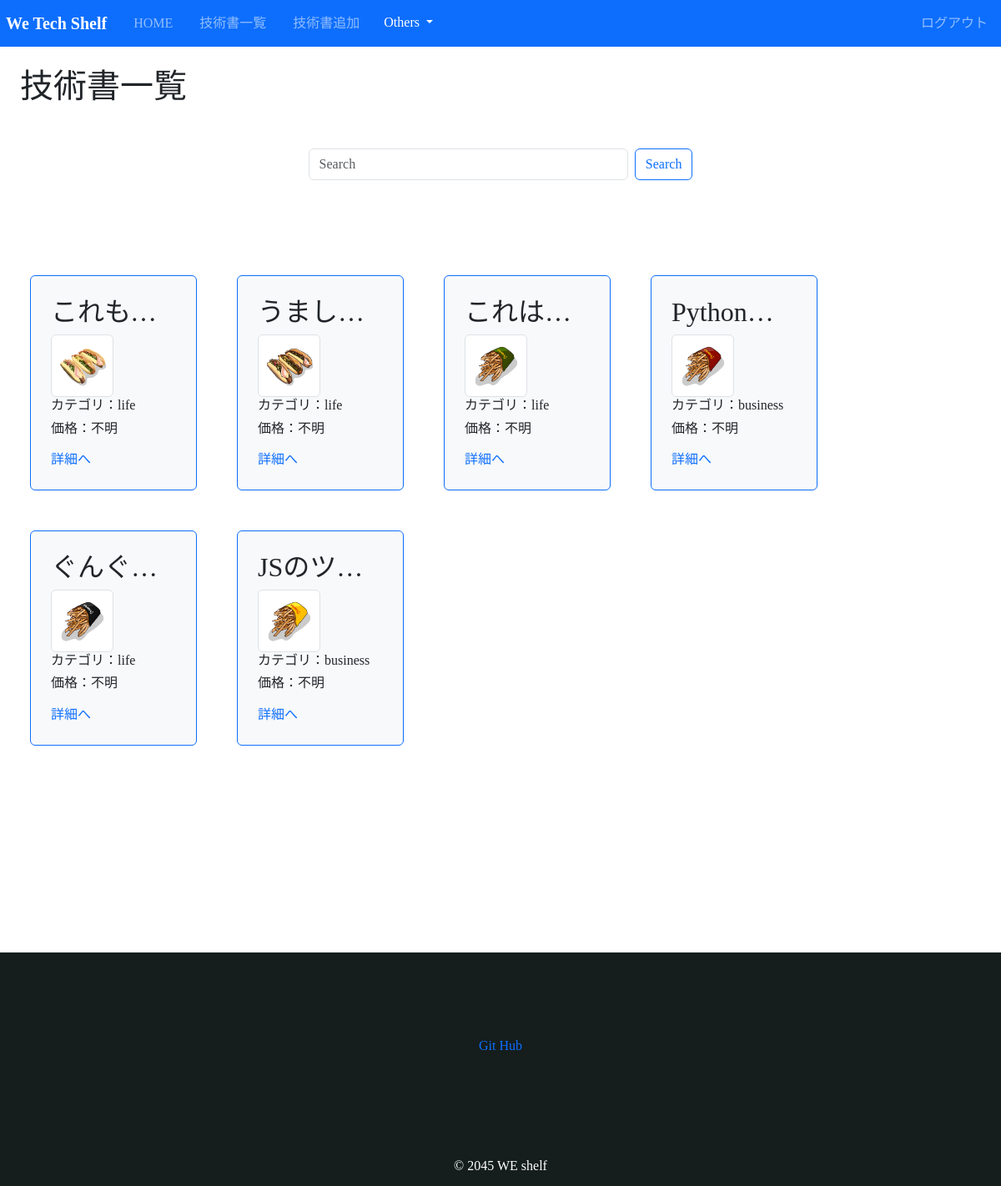
The page /book/ (signed in) on the database as committed earlier.
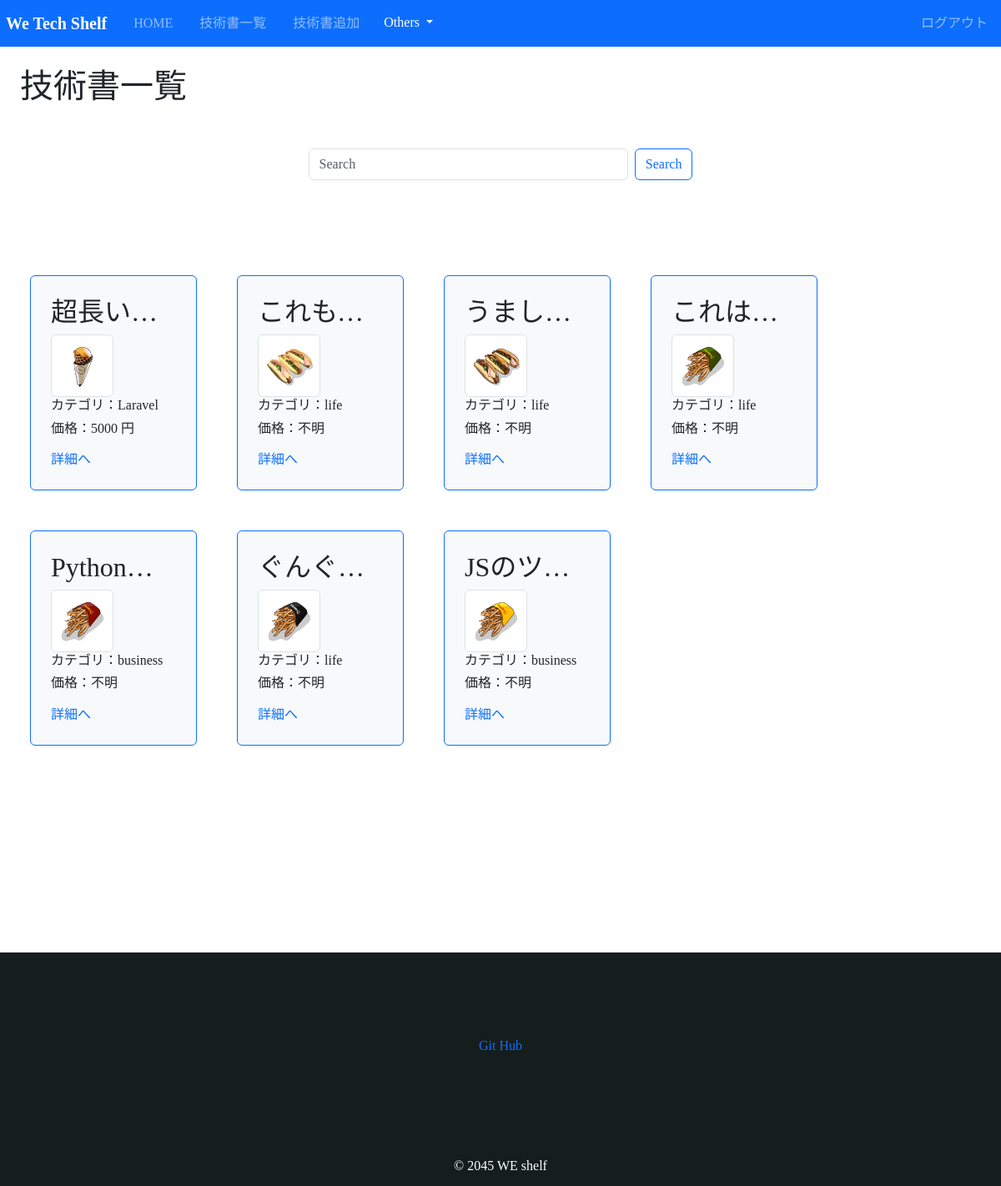
The same page on the database as committed later.
### book/models.py (models this page shows, shortened)
class Book(models.Model):
    title = models.CharField(max_length=100)
    text = models.TextField()
    thumbnail = models.ImageField(null=True, blank=True)
    category = models.CharField(max_length=100, choices=CATEGORY)
    user = models.ForeignKey('auth.User', on_delete=models.CASCADE)
    price = models.IntegerField(null=True, blank=True)
    url = models.URLField(null=True, blank=True)

### book/views.py (the view)
# urls.py: path('book/', views.ListBookView.as_view(), name = 'list-book'),
class ListBookView(LoginRequiredMixin, ListView):                   #database使う時はListViewを使う
    template_name = 'book/book_list.html'
    model = Book                                #model = Book でBookモデルを使うことを指定している
    def get_queryset(self, **kwargs):                    #検索機能（カテゴリもOK+split）
        queryset = super().get_queryset(**kwargs)
        query = self.request.GET
        if q := query.get('q'):
            keywords = q.split()  # スペースでキーワードを分割
            query_filter = Q()
            for keyword in keywords:
                query_filter |= Q(title__icontains=keyword) | Q(category__icontains=keyword)
            queryset = queryset.filter(query_filter)
        return queryset.order_by('-id')

### book/templates/book/book_list.html (shortened to what this page needs)
{% extends 'base.html' %}
{% block h1 %}技術書一覧{% endblock h1 %}
{% block content %}
<div class="search">
    <form class="d-flex" action="{% url 'list-book' %}" method="get">
        <input name="q" class="form-control me-2" type="search" placeholder="Search" aria-label="Search">
        <button class="btn btn-outline-primary" type="submit">Search</button>
    </form>
</div>
<div class="row neworder">
    {% for item in object_list %}
    <div class="p-4 m-4 bg-light border border-primary rounded disp1 item">
        <h2 class="text-dark text-truncate">{{ item.title }}</h2>
        <img src="{{ item.thumbnail.url }}" class="img-thumbnail disp1" alt="thumbnail">
        <h6 >カテゴリ：{{ item.category }}</h6>
        {% if item.price == Null%}
        <h6>価格：不明</h6>
        {% else %}
        <h6>価格：{{ item.price }} 円</h6>
        {% endif %}
        <div class="mt-3">
            <a href="{% url 'detail-book' item.pk %}">詳細へ</a>
        </div>
    </div>
    {% endfor %}
</div>
{% endblock content %}

### templates/base.html (shortened to what this page needs)
{% load static %}
<!DOCTYPE html>
<html lang="ja">
<head>
    <link href="https://cdn.jsdelivr.net/npm/bootstrap@5.3.0/dist/css/bootstrap.min.css" rel="stylesheet">
    <link rel="stylesheet" href="https://cdnjs.cloudflare.com/ajax/libs/font-awesome/6.0.0-beta3/css/all.min.css">
    <link rel="stylesheet" type="text/css" href="{% static 'css/style.css' %}">
</head>
<body>
    <nav class = "navbar navbar-dark sticky-top bg-primary" >
        <div class="navbar-nav d-flex flex-row">
            <a class="navbar-brand icontext" href="#">We Tech Shelf</a>
            <a class="nav-link mx-3 highlight-text" href="{% url 'index' %}">HOME</a>
            <a class="nav-link mx-3 highlight-text" href="{% url 'list-book' %}">技術書一覧</a>
            <a class="nav-link mx-3 highlight-text" href="{% url 'create-book' %}">技術書追加</a>
            <div class="dropdown">
                <button class="btn btn-primary dropdown-toggle" type="button" data-bs-toggle="dropdown" aria-expanded="false">
                  Others
                </button>
            </div>
        </div>
        <div class="navbar-nav d-flex flex-row">
            {% if request.user.is_authenticated %}
            <a class = "nav-link mx-3 highlight-text" href="{% url 'accounts:logout' %}">ログアウト</a>
            {% else %}
            <a class="nav-link mx-3 highlight-text" href="{% url 'accounts:login' %}">ログイン</a>
            <a class="nav-link mx-3 highlight-text" href="{% url 'accounts:signup' %}">会員登録</a>
            {% endif %}
        </div>
    </nav>
    <div class ="p-4">
        <h1>{% block h1%}{% endblock%}</h1>
         {% block content %}
        {% endblock content %}
    </div>
    <div class="footer">
        <div class="ego">
            <a class="git" href="https://github.com/DeliveRy1987">Git Hub</a>
            <p>© 2045 WE shelf</p>
        </div>
    </div>
</body>
</html>

### book/static/css/style.css (style rules this page uses)
body { font-family:"Yu Gothic", "游ゴシック", YuGothic, "游ゴシック体"; }
a { text-decoration: none; }
.disp1 { width: 50%; height: auto; }
.search { width : 40%; height: auto; margin: 50px auto 90px auto; }
.neworder { width: 100%; height: auto; display: flex; flex-wrap: wrap; }
.item { flex-basis: calc(16% - 5px); width: 200px; height: auto; }
.icontext { font-weight: bold; margin-left:7px ; }
.footer { width: 100%; height:280px; background-color: #151d1d; margin-top: 200px; text-align: center; }
.ego { color: white; text-decoration: none; padding-top:100px; }
.footer p { color: white; padding-top: 120px; }

Rows that differ between the two databases and show on the page:
added Book: title "超長い…", thumbnail (picture), category "Laravel", price "5000"
